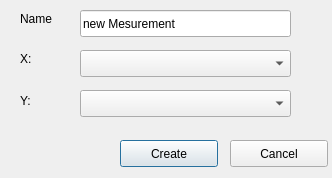
<?xml version="1.0" encoding="UTF-8"?>
<ui version="4.0">
 <class>CreateMeasurement</class>
 <widget class="QDialog" name="CreateMeasurement">
  <property name="windowModality">
   <enum>Qt::NonModal</enum>
  </property>
  <property name="geometry">
   <rect>
    <x>0</x>
    <y>0</y>
    <width>332</width>
    <height>178</height>
   </rect>
  </property>
  <property name="windowTitle">
   <string>Create measurment</string>
  </property>
  <widget class="QComboBox" name="comboBox">
   <property name="geometry">
    <rect>
     <x>80</x>
     <y>50</y>
     <width>211</width>
     <height>27</height>
    </rect>
   </property>
  </widget>
  <widget class="QComboBox" name="comboBox_2">
   <property name="geometry">
    <rect>
     <x>80</x>
     <y>90</y>
     <width>211</width>
     <height>27</height>
    </rect>
   </property>
  </widget>
  <widget class="QLabel" name="label">
   <property name="geometry">
    <rect>
     <x>20</x>
     <y>50</y>
     <width>21</width>
     <height>17</height>
    </rect>
   </property>
   <property name="text">
    <string>X:</string>
   </property>
  </widget>
  <widget class="QLabel" name="label_2">
   <property name="geometry">
    <rect>
     <x>20</x>
     <y>90</y>
     <width>21</width>
     <height>21</height>
    </rect>
   </property>
   <property name="text">
    <string>Y:</string>
   </property>
  </widget>
  <widget class="QLabel" name="label_3">
   <property name="geometry">
    <rect>
     <x>20</x>
     <y>10</y>
     <width>66</width>
     <height>17</height>
    </rect>
   </property>
   <property name="text">
    <string>Name</string>
   </property>
  </widget>
  <widget class="QLineEdit" name="lineEdit">
   <property name="geometry">
    <rect>
     <x>80</x>
     <y>10</y>
     <width>211</width>
     <height>27</height>
    </rect>
   </property>
   <property name="text">
    <string>new Mesurement</string>
   </property>
  </widget>
  <widget class="QPushButton" name="crtButton">
   <property name="geometry">
    <rect>
     <x>120</x>
     <y>140</y>
     <width>98</width>
     <height>27</height>
    </rect>
   </property>
   <property name="text">
    <string>Create</string>
   </property>
  </widget>
  <widget class="QPushButton" name="cnclButton">
   <property name="geometry">
    <rect>
     <x>230</x>
     <y>140</y>
     <width>98</width>
     <height>27</height>
    </rect>
   </property>
   <property name="text">
    <string>Cancel</string>
   </property>
  </widget>
 </widget>
 <resources/>
 <connections/>
</ui>
